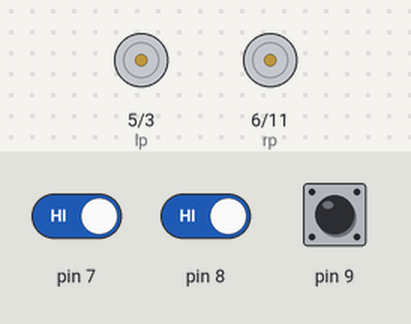
Recording of a sketch running on a simulated Arduino Uno, built with avr-gcc and run on an emulated ATmega328P. Shown: motor-driver pin pairs drawn as motors (green arrow = first pin HIGH = forward, orange = second pin HIGH = backward, longer = more drive). The test bench sets the inputs (shaded band); at power-on: pin 7 HIGH, pin 8 HIGH, pin 9 HIGH. At 2.8 s the program stops and its outputs stay as they are.

Above: at 1.2 s.
1.3 s: pin 7 driven LOW
At 1.8 s:
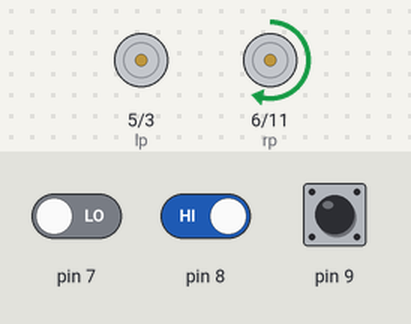
2.8 s: pin 8 driven LOW
At 4.0 s:
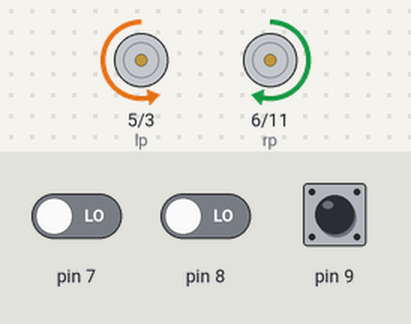
Timing chart, 0 to 4.3 s (numbered marks = the images above; inputs shaded):
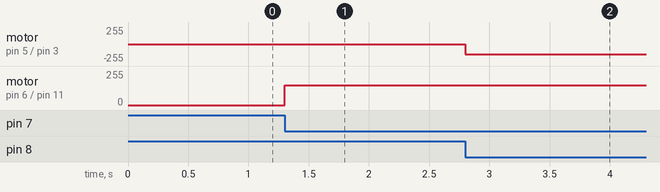

Measured:
- after the input at 1.3 s, motor on pin 6 (rp) / pin 11 (rn): stopped → forward 150/255 at once
- after the input at 2.8 s, motor on pin 5 (lp) / pin 3 (ln): stopped → backward 150/255 at once

The sketch:

NukeFlashLine.ino
```cpp
int lp=5;
int ln=3;
int rp=6;
int rn=11;
int irl;
int irr;
int ir;

void setup()
{
 pinMode(lp, OUTPUT);
 pinMode(ln, OUTPUT);
 pinMode(rp, OUTPUT);
 pinMode(rn, OUTPUT);
 pinMode(8, INPUT);
 pinMode(7, INPUT);
 pinMode(9, INPUT);
}

void loop()
{
   ir=digitalRead(8);
  irl=digitalRead(7);
  irr=digitalRead(9);
// sensor positions are adjacent wrt 12oClock
 if(ir==LOW)
    forward();
 else if(irl==LOW)
    stopleft();
 else if(irr==LOW)
    stopright();

 while(irr==LOW && ir==LOW)
    right();
 while(ir==LOW && irl==LOW)
    left();
}

void forward()
{
 analogWrite(lp,150);
 analogWrite(ln,0);
 analogWrite(rp,150);
 analogWrite(rn,0);
}

void rev()
{
 analogWrite(lp,0);
 analogWrite(ln,150);
 analogWrite(rp,0);
 analogWrite(rn,150);


}
void left()
{
 analogWrite(lp,0);
 analogWrite(ln,150);
 analogWrite(rp,150);
 analogWrite(rn,0);
}
void right()
{
 analogWrite(lp,150);
 analogWrite(ln,0);
 analogWrite(rp,0);
 analogWrite(rn,150);
}

void stp()
{
  analogWrite(lp,0);
  analogWrite(ln,0);
  analogWrite(rp,0);
  analogWrite(rn,0);
}


void stopright()
{
  analogWrite(lp,150);
  analogWrite(ln,0);
  analogWrite(rp,0);
  analogWrite(rn,0);
}

void stopleft()
{
  analogWrite(lp,0);
  analogWrite(ln,0);
  analogWrite(rp,150);
  analogWrite(rn,0);
}
```
